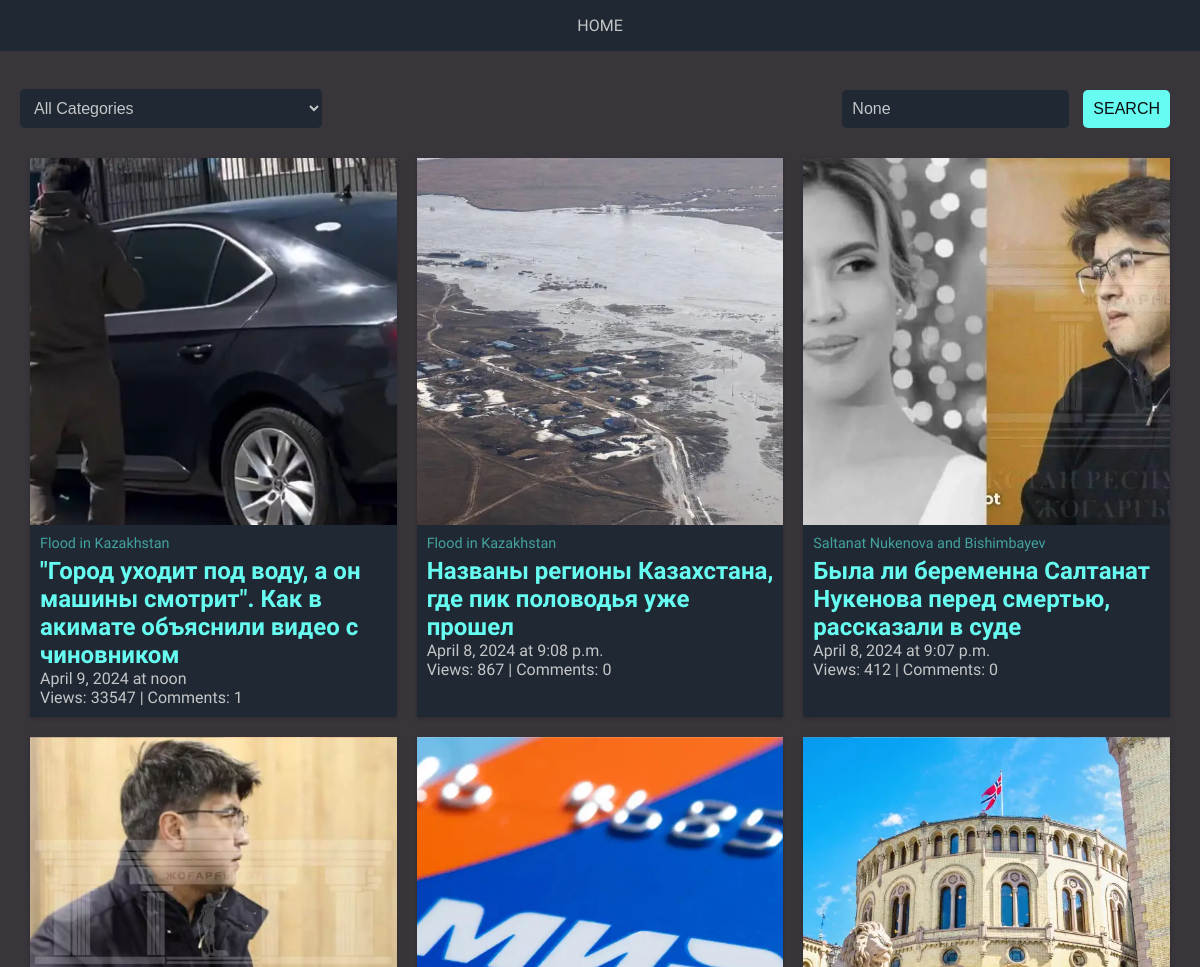
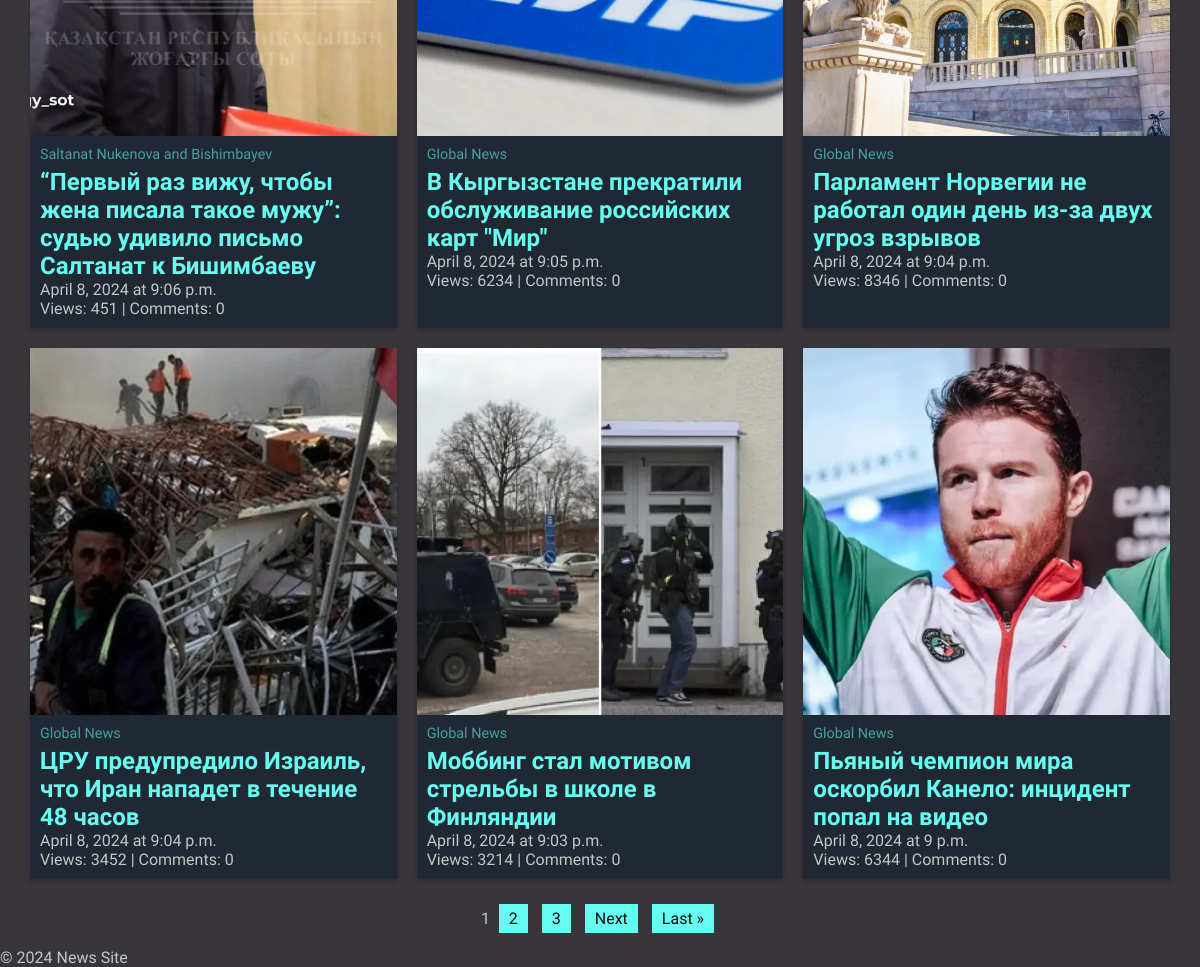
The page / on the database its author committed (2 pictures, top to bottom).
### newsapp/models.py (models this page shows, shortened)
class NewsPost(models.Model):
    title = models.CharField(max_length=255)
    main_text = models.TextField()
    date_posted = models.DateField()
    time_posted = models.TimeField()
    image = models.ImageField(upload_to='news_images/')
    views = models.IntegerField(default=0)
    category = models.ForeignKey(Category, on_delete=models.CASCADE, related_name='news_posts', null=True)
    category = models.ForeignKey(Category, on_delete=models.CASCADE, related_name='news_posts', null=True)

class Category(models.Model):
    name = models.CharField(max_length=100)

### newsapp/views.py (the view)
# urls.py: path('', views.news_grid, name='news-grid'),
def news_grid(request):
    news_list = NewsPost.objects.all().order_by('-date_posted', '-time_posted')
    category_id = request.GET.get('category')
    if category_id:
        news_list = news_list.filter(category__id=category_id)
    query = request.GET.get('q')
    if query:
        news_list = news_list.filter(Q(title__icontains=query) | Q(main_text__icontains=query))
    paginator = Paginator(news_list, 9)
    page_number = request.GET.get('page')
    page_obj = paginator.get_page(page_number)
    categories = Category.objects.all()
    context = {
        'page_obj': page_obj,
        'categories': categories,
        'current_category_id': int(category_id) if category_id else None,
        'query': query
    }
    return render(request, 'news_grid.html', context)

### newsapp/templates/news_grid.html (shortened to what this page needs)
{% extends 'base.html' %}
{% load static %}
{% block content %}
<div class="filter-search">
    <form method="get" class="category-filter">
        <select name="category" onchange="this.form.submit()">
            <option value="">All Categories</option>
        </select>
    </form>
    <form method="get" class="search-bar">
        <input type="text" name="q" placeholder="Search news..." value="{{ query }}">
        <button type="submit">Search</button>
    </form>
</div>
<div class="news-grid">
    {% for post in page_obj %}
    <div class="news-item">
        <div class="news-item-image" style="background-image: url('{{ post.image.url }}');"></div>
        <div class="news-item-content">
            <p class="category-name">{{ post.category.name }}</p>
            <h2><a href="{% url 'news-detail' post.pk %}">{{ post.title }}</a></h2>
            <p>{{ post.date_posted }} at {{ post.time_posted }}</p>
            <p>Views: {{ post.views }} | Comments: {{ post.comments.all.count }}</p>
        </div>
    </div>
    {% endfor %}
</div>
<div class="pagination">
    {% for num in page_obj.paginator.page_range %}
        {% if page_obj.number == num %}
            <span>{{ num }}</span>
        {% else %}
            <a href="?page={{ num }}">{{ num }}</a>
        {% endif %}
    {% endfor %}
    {% if page_obj.has_next %}
        <a href="?page={{ page_obj.next_page_number }}">Next</a>
        <a href="?page={{ page_obj.paginator.num_pages }}">Last &raquo;</a>
    {% endif %}
</div>
{% endblock %}

### static/css/style.css (style rules this page uses)
body { background-color: #38353b; }
body, h1, h2, h3, p, a { margin: 0; padding: 0; font-family: 'Montserrat', sans-serif; color: #C5C6C7; }
a { text-decoration: none; color: inherit; }
.news-grid { display: flex; flex-wrap: wrap; justify-content: space-around; margin: 20px; }
.news-item { background-color: #1F2833; margin: 10px; box-shadow: 0 2px 5px rgba(0, 0, 0, 0.2); width: calc(33.333% - 20px); overflow: hidden; transition: transform 0.3s ease; }
.news-item-image { width: 100%; height: 0; padding-top: 100%; position: relative; background-color: #f4f4f4; background-position: center; background-size: cover; overflow: hidden; }
.news-item-content { padding: 10px; }
.news-item h2 { color: #66FCF1; }
.category-name { color: #45A29E; font-size: 0.9em; margin-bottom: 5px; }
.pagination { text-align: center; margin: 20px 0; }
.pagination a { background-color: #66FCF1; color: #0B0C10; margin: 0 5px; padding: 5px 10px; transition: background-color 0.3s; }
.filter-search { display: flex; justify-content: space-between; align-items: center; margin-bottom: 20px; padding: 0 20px; }
.filter-search form { margin: 0; }
.category-filter select, .search-bar input[type="text"], .search-bar button { padding: 10px; margin-right: 10px; border: none; border-radius: 5px; font-size: 16px; background-color: #1F2833; color: #C5C6C7; outline: none; transition: all 0.3s ease; }
.search-bar button { background-color: #66FCF1; color: #0B0C10; cursor: pointer; text-transform: uppercase; }

### rows shown on the page
NewsPost: image (picture), category.name "Flood in Kazakhstan", title "\"Город уходит под воду, а он машины смотрит\". Как в акимате объяснили видео с чиновником", date_posted "April 9, 2024", time_posted "noon", views "33547", comments.all.count "1"
NewsPost: image (picture), category.name "Flood in Kazakhstan", title "Названы регионы Казахстана, где пик половодья уже прошел", date_posted "April 8, 2024", time_posted "9:08 p.m.", views "867", comments.all.count "0"
NewsPost: image (picture), category.name "Saltanat Nukenova and Bishimbayev", title "Была ли беременна Салтанат Нукенова перед смертью, рассказали в суде", date_posted "April 8, 2024", time_posted "9:07 p.m.", views "412", comments.all.count "0"
NewsPost: image (picture), category.name "Saltanat Nukenova and Bishimbayev", title "“Первый раз вижу, чтобы жена писала такое мужу”: судью удивило письмо Салтанат к Бишимбаеву", date_posted "April 8, 2024", time_posted "9:06 p.m.", views "451", comments.all.count "0"
NewsPost: image (picture), category.name "Global News", title "В Кыргызстане прекратили обслуживание российских карт \"Мир\"", date_posted "April 8, 2024", time_posted "9:05 p.m.", views "6234", comments.all.count "0"
NewsPost: image (picture), category.name "Global News", title "Парламент Норвегии не работал один день из-за двух угроз взрывов", date_posted "April 8, 2024", time_posted "9:04 p.m.", views "8346", comments.all.count "0"
NewsPost: image (picture), category.name "Global News", title "ЦРУ предупредило Израиль, что Иран нападет в течение 48 часов", date_posted "April 8, 2024", time_posted "9:04 p.m.", views "3452", comments.all.count "0"
NewsPost: image (picture), category.name "Global News", title "Моббинг стал мотивом стрельбы в школе в Финляндии", date_posted "April 8, 2024", time_posted "9:03 p.m.", views "3214", comments.all.count "0"
NewsPost: image (picture), category.name "Global News", title "Пьяный чемпион мира оскорбил Канело: инцидент попал на видео", date_posted "April 8, 2024", time_posted "9 p.m.", views "6344", comments.all.count "0"

### other values the page prints
{{ num }} "1"
{{ num }} "2" "3"
